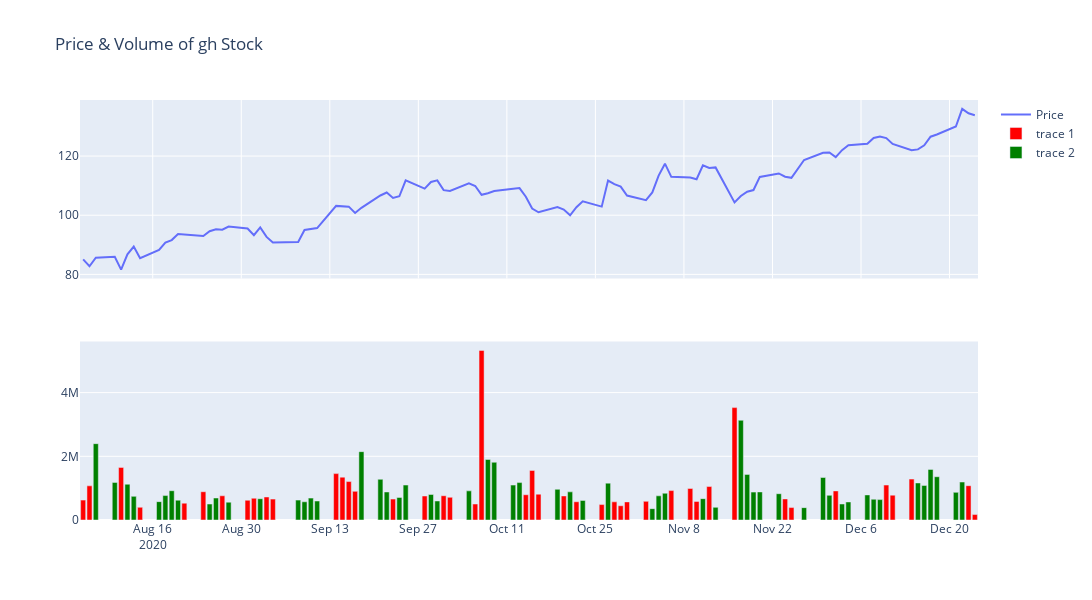

Write notebook code for a chart like this one.
### Code cell
fig = make_subplots(rows=2, cols=1,shared_xaxes=True)
fig.append_trace(go.Scatter(x=dt.Date, y=dt['Close*'],mode='lines',name='Price'), row=1, col=1)

vol_colors = {0:"red",1:"green"}
for t in dt['volume_col'].unique():
    dtp = dt[dt['volume_col']==t]
    fig.append_trace(go.Bar(x=dtp.Date, y = dtp.Volume,
                         marker_color=vol_colors[t]),row=2, col=1)
    
fig.update_layout(hovermode='x unified',height=600, width=1200,
                  title_text=f'Price & Volume of {stock} Stock')

fig.show()
